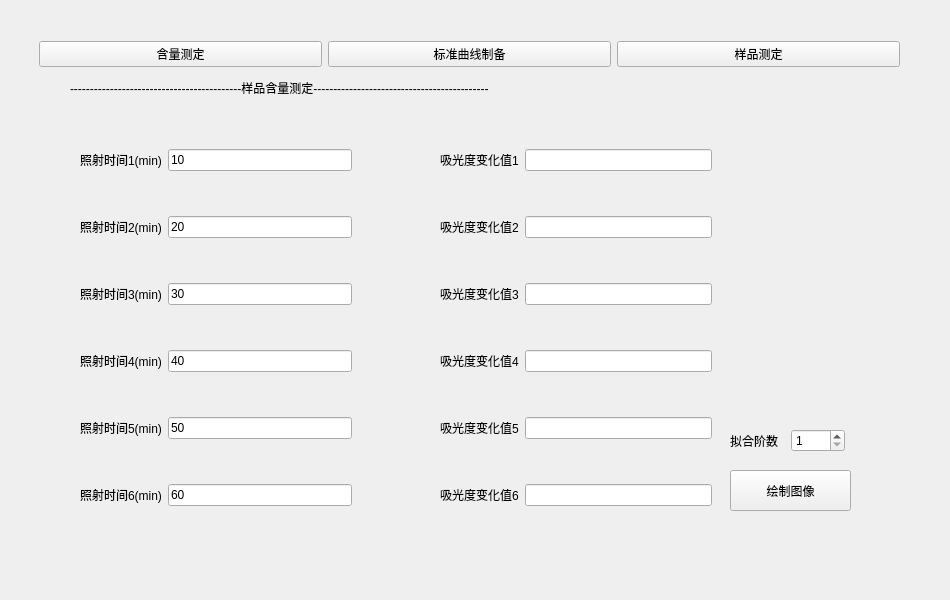
<?xml version="1.0" encoding="UTF-8"?>
<ui version="4.0">
 <class>Form</class>
 <widget class="QWidget" name="Form">
  <property name="geometry">
   <rect>
    <x>0</x>
    <y>0</y>
    <width>950</width>
    <height>600</height>
   </rect>
  </property>
  <property name="sizePolicy">
   <sizepolicy hsizetype="Fixed" vsizetype="Fixed">
    <horstretch>0</horstretch>
    <verstretch>0</verstretch>
   </sizepolicy>
  </property>
  <property name="minimumSize">
   <size>
    <width>950</width>
    <height>600</height>
   </size>
  </property>
  <property name="maximumSize">
   <size>
    <width>950</width>
    <height>600</height>
   </size>
  </property>
  <property name="windowTitle">
   <string>Form</string>
  </property>
  <widget class="QWidget" name="horizontalLayoutWidget">
   <property name="geometry">
    <rect>
     <x>39</x>
     <y>39</y>
     <width>861</width>
     <height>31</height>
    </rect>
   </property>
   <layout class="QHBoxLayout" name="horizontalLayout">
    <item>
     <widget class="QPushButton" name="pushButton">
      <property name="text">
       <string>含量测定</string>
      </property>
     </widget>
    </item>
    <item>
     <widget class="QPushButton" name="pushButton_2">
      <property name="text">
       <string>标准曲线制备</string>
      </property>
     </widget>
    </item>
    <item>
     <widget class="QPushButton" name="pushButton_3">
      <property name="text">
       <string>样品测定</string>
      </property>
     </widget>
    </item>
   </layout>
  </widget>
  <widget class="QStackedWidget" name="stackedWidget">
   <property name="geometry">
    <rect>
     <x>30</x>
     <y>100</y>
     <width>851</width>
     <height>481</height>
    </rect>
   </property>
   <property name="currentIndex">
    <number>2</number>
   </property>
   <widget class="QWidget" name="page">
    <widget class="QWidget" name="widget" native="true">
     <property name="geometry">
      <rect>
       <x>20</x>
       <y>10</y>
       <width>272</width>
       <height>441</height>
      </rect>
     </property>
     <layout class="QGridLayout" name="gridLayout">
      <item row="1" column="1">
       <widget class="QLineEdit" name="lineEdit1_2"/>
      </item>
      <item row="4" column="1">
       <widget class="QLineEdit" name="lineEdit1_5"/>
      </item>
      <item row="3" column="0">
       <widget class="QLabel" name="label_4">
        <property name="text">
         <string>吸光度4</string>
        </property>
       </widget>
      </item>
      <item row="4" column="0">
       <widget class="QLabel" name="label_5">
        <property name="text">
         <string>吸光度5</string>
        </property>
       </widget>
      </item>
      <item row="5" column="1">
       <widget class="QLineEdit" name="lineEdit1_6"/>
      </item>
      <item row="0" column="1">
       <widget class="QLineEdit" name="lineEdit1_1"/>
      </item>
      <item row="1" column="0">
       <widget class="QLabel" name="label_2">
        <property name="text">
         <string>吸光度2</string>
        </property>
       </widget>
      </item>
      <item row="2" column="0">
       <widget class="QLabel" name="label_3">
        <property name="text">
         <string>吸光度3</string>
        </property>
       </widget>
      </item>
      <item row="0" column="0">
       <widget class="QLabel" name="label">
        <property name="text">
         <string>吸光度1</string>
        </property>
       </widget>
      </item>
      <item row="2" column="1">
       <widget class="QLineEdit" name="lineEdit1_3"/>
      </item>
      <item row="3" column="1">
       <widget class="QLineEdit" name="lineEdit1_4"/>
      </item>
      <item row="5" column="0">
       <widget class="QLabel" name="label_6">
        <property name="text">
         <string>平均吸光度</string>
        </property>
       </widget>
      </item>
     </layout>
    </widget>
    <widget class="QWidget" name="widget_2" native="true">
     <property name="geometry">
      <rect>
       <x>390</x>
       <y>10</y>
       <width>272</width>
       <height>441</height>
      </rect>
     </property>
     <property name="styleSheet">
      <string notr="true"/>
     </property>
     <layout class="QGridLayout" name="gridLayout_3">
      <item row="4" column="1">
       <widget class="QLineEdit" name="lineEdit1_11"/>
      </item>
      <item row="4" column="0">
       <widget class="QLabel" name="label_8">
        <property name="text">
         <string>含量5(mg/L)</string>
        </property>
       </widget>
      </item>
      <item row="5" column="0">
       <widget class="QLabel" name="label_22">
        <property name="text">
         <string>平均含量(mg/L)</string>
        </property>
       </widget>
      </item>
      <item row="3" column="0">
       <widget class="QLabel" name="label_7">
        <property name="text">
         <string>含量4(mg/L)</string>
        </property>
       </widget>
      </item>
      <item row="2" column="0">
       <widget class="QLabel" name="label_10">
        <property name="text">
         <string>含量3(mg/L)</string>
        </property>
       </widget>
      </item>
      <item row="2" column="1">
       <widget class="QLineEdit" name="lineEdit1_9"/>
      </item>
      <item row="0" column="0">
       <widget class="QLabel" name="label_21">
        <property name="text">
         <string>含量1(mg/L)</string>
        </property>
       </widget>
      </item>
      <item row="3" column="1">
       <widget class="QLineEdit" name="lineEdit1_10"/>
      </item>
      <item row="5" column="1">
       <widget class="QLineEdit" name="lineEdit1_12"/>
      </item>
      <item row="1" column="0">
       <widget class="QLabel" name="label_9">
        <property name="text">
         <string>含量2(mg/L)</string>
        </property>
       </widget>
      </item>
      <item row="1" column="1">
       <widget class="QLineEdit" name="lineEdit1_8"/>
      </item>
      <item row="0" column="1">
       <widget class="QLineEdit" name="lineEdit1_7"/>
      </item>
     </layout>
    </widget>
    <widget class="QLabel" name="label_48">
     <property name="geometry">
      <rect>
       <x>20</x>
       <y>460</y>
       <width>521</width>
       <height>16</height>
      </rect>
     </property>
     <property name="text">
      <string>提示：含量计算方程 Y(吸光值)=0.0275X(mg/L)+0.0025, 数据不够不用输入</string>
     </property>
    </widget>
    <widget class="QPushButton" name="pushButton_4">
     <property name="geometry">
      <rect>
       <x>690</x>
       <y>370</y>
       <width>121</width>
       <height>41</height>
      </rect>
     </property>
     <property name="text">
      <string>处理数据</string>
     </property>
    </widget>
   </widget>
   <widget class="QWidget" name="page_2">
    <widget class="QWidget" name="widget_3" native="true">
     <property name="geometry">
      <rect>
       <x>50</x>
       <y>10</y>
       <width>311</width>
       <height>441</height>
      </rect>
     </property>
     <layout class="QGridLayout" name="gridLayout_4">
      <item row="4" column="0">
       <widget class="QLabel" name="label_25">
        <property name="text">
         <string>DPA浓度5(mol/L)</string>
        </property>
       </widget>
      </item>
      <item row="3" column="1">
       <widget class="QLineEdit" name="lineEdit2_4">
        <property name="text">
         <string>0.0001</string>
        </property>
       </widget>
      </item>
      <item row="1" column="1">
       <widget class="QLineEdit" name="lineEdit2_2">
        <property name="text">
         <string>0.000025</string>
        </property>
       </widget>
      </item>
      <item row="5" column="1">
       <widget class="QLineEdit" name="lineEdit2_6">
        <property name="text">
         <string>0.0004</string>
        </property>
       </widget>
      </item>
      <item row="2" column="0">
       <widget class="QLabel" name="label_27">
        <property name="text">
         <string>DPA浓度3(mol/L)</string>
        </property>
       </widget>
      </item>
      <item row="0" column="1">
       <widget class="QLineEdit" name="lineEdit2_1">
        <property name="text">
         <string>0.0000125</string>
        </property>
       </widget>
      </item>
      <item row="4" column="1">
       <widget class="QLineEdit" name="lineEdit2_5">
        <property name="text">
         <string>0.0002</string>
        </property>
       </widget>
      </item>
      <item row="1" column="0">
       <widget class="QLabel" name="label_26">
        <property name="text">
         <string>DPA浓度2(mol/L)</string>
        </property>
       </widget>
      </item>
      <item row="2" column="1">
       <widget class="QLineEdit" name="lineEdit2_3">
        <property name="text">
         <string>0.00005</string>
        </property>
       </widget>
      </item>
      <item row="5" column="0">
       <widget class="QLabel" name="label_29">
        <property name="text">
         <string>DPA浓度6(mol/L)</string>
        </property>
       </widget>
      </item>
      <item row="0" column="0">
       <widget class="QLabel" name="label_28">
        <property name="text">
         <string>DPA浓度1(mol/L)</string>
        </property>
       </widget>
      </item>
      <item row="3" column="0">
       <widget class="QLabel" name="label_24">
        <property name="text">
         <string>DPA浓度4(mol/L)</string>
        </property>
       </widget>
      </item>
     </layout>
    </widget>
    <widget class="QWidget" name="widget_4" native="true">
     <property name="geometry">
      <rect>
       <x>420</x>
       <y>10</y>
       <width>272</width>
       <height>441</height>
      </rect>
     </property>
     <layout class="QGridLayout" name="gridLayout_5">
      <item row="1" column="1">
       <widget class="QLineEdit" name="lineEdit2_8"/>
      </item>
      <item row="4" column="1">
       <widget class="QLineEdit" name="lineEdit2_11"/>
      </item>
      <item row="3" column="0">
       <widget class="QLabel" name="label_30">
        <property name="text">
         <string>吸光度4</string>
        </property>
       </widget>
      </item>
      <item row="4" column="0">
       <widget class="QLabel" name="label_31">
        <property name="text">
         <string>吸光度5</string>
        </property>
       </widget>
      </item>
      <item row="5" column="1">
       <widget class="QLineEdit" name="lineEdit2_12"/>
      </item>
      <item row="0" column="1">
       <widget class="QLineEdit" name="lineEdit2_7"/>
      </item>
      <item row="1" column="0">
       <widget class="QLabel" name="label_32">
        <property name="text">
         <string>吸光度2</string>
        </property>
       </widget>
      </item>
      <item row="2" column="0">
       <widget class="QLabel" name="label_33">
        <property name="text">
         <string>吸光度3</string>
        </property>
       </widget>
      </item>
      <item row="0" column="0">
       <widget class="QLabel" name="label_34">
        <property name="text">
         <string>吸光度1</string>
        </property>
       </widget>
      </item>
      <item row="2" column="1">
       <widget class="QLineEdit" name="lineEdit2_9"/>
      </item>
      <item row="3" column="1">
       <widget class="QLineEdit" name="lineEdit2_10"/>
      </item>
      <item row="5" column="0">
       <widget class="QLabel" name="label_35">
        <property name="text">
         <string>吸光度6</string>
        </property>
       </widget>
      </item>
     </layout>
    </widget>
    <widget class="QPushButton" name="pushButton_5">
     <property name="geometry">
      <rect>
       <x>700</x>
       <y>370</y>
       <width>131</width>
       <height>41</height>
      </rect>
     </property>
     <property name="text">
      <string>生成标准曲线</string>
     </property>
    </widget>
   </widget>
   <widget class="QWidget" name="page_3">
    <widget class="QWidget" name="widget_5" native="true">
     <property name="geometry">
      <rect>
       <x>50</x>
       <y>10</y>
       <width>272</width>
       <height>441</height>
      </rect>
     </property>
     <layout class="QGridLayout" name="gridLayout_6">
      <item row="1" column="1">
       <widget class="QLineEdit" name="lineEdit3_2">
        <property name="text">
         <string>20</string>
        </property>
       </widget>
      </item>
      <item row="4" column="1">
       <widget class="QLineEdit" name="lineEdit3_5">
        <property name="text">
         <string>50</string>
        </property>
       </widget>
      </item>
      <item row="3" column="0">
       <widget class="QLabel" name="label_36">
        <property name="text">
         <string>照射时间4(min)</string>
        </property>
       </widget>
      </item>
      <item row="4" column="0">
       <widget class="QLabel" name="label_37">
        <property name="text">
         <string>照射时间5(min)</string>
        </property>
       </widget>
      </item>
      <item row="5" column="1">
       <widget class="QLineEdit" name="lineEdit3_6">
        <property name="text">
         <string>60</string>
        </property>
       </widget>
      </item>
      <item row="0" column="1">
       <widget class="QLineEdit" name="lineEdit3_1">
        <property name="text">
         <string>10</string>
        </property>
       </widget>
      </item>
      <item row="1" column="0">
       <widget class="QLabel" name="label_38">
        <property name="text">
         <string>照射时间2(min)</string>
        </property>
       </widget>
      </item>
      <item row="2" column="0">
       <widget class="QLabel" name="label_39">
        <property name="text">
         <string>照射时间3(min)</string>
        </property>
       </widget>
      </item>
      <item row="0" column="0">
       <widget class="QLabel" name="label_40">
        <property name="text">
         <string>照射时间1(min)</string>
        </property>
       </widget>
      </item>
      <item row="2" column="1">
       <widget class="QLineEdit" name="lineEdit3_3">
        <property name="text">
         <string>30</string>
        </property>
       </widget>
      </item>
      <item row="3" column="1">
       <widget class="QLineEdit" name="lineEdit3_4">
        <property name="text">
         <string>40</string>
        </property>
       </widget>
      </item>
      <item row="5" column="0">
       <widget class="QLabel" name="label_41">
        <property name="text">
         <string>照射时间6(min)</string>
        </property>
       </widget>
      </item>
     </layout>
    </widget>
    <widget class="QWidget" name="widget_6" native="true">
     <property name="geometry">
      <rect>
       <x>410</x>
       <y>10</y>
       <width>272</width>
       <height>441</height>
      </rect>
     </property>
     <layout class="QGridLayout" name="gridLayout_7">
      <item row="1" column="1">
       <widget class="QLineEdit" name="lineEdit3_8"/>
      </item>
      <item row="4" column="1">
       <widget class="QLineEdit" name="lineEdit3_11"/>
      </item>
      <item row="3" column="0">
       <widget class="QLabel" name="label_42">
        <property name="text">
         <string>吸光度变化值4</string>
        </property>
       </widget>
      </item>
      <item row="4" column="0">
       <widget class="QLabel" name="label_43">
        <property name="text">
         <string>吸光度变化值5</string>
        </property>
       </widget>
      </item>
      <item row="5" column="1">
       <widget class="QLineEdit" name="lineEdit3_12"/>
      </item>
      <item row="0" column="1">
       <widget class="QLineEdit" name="lineEdit3_7"/>
      </item>
      <item row="1" column="0">
       <widget class="QLabel" name="label_44">
        <property name="text">
         <string>吸光度变化值2</string>
        </property>
       </widget>
      </item>
      <item row="2" column="0">
       <widget class="QLabel" name="label_45">
        <property name="text">
         <string>吸光度变化值3</string>
        </property>
       </widget>
      </item>
      <item row="0" column="0">
       <widget class="QLabel" name="label_46">
        <property name="text">
         <string>吸光度变化值1</string>
        </property>
       </widget>
      </item>
      <item row="2" column="1">
       <widget class="QLineEdit" name="lineEdit3_9"/>
      </item>
      <item row="3" column="1">
       <widget class="QLineEdit" name="lineEdit3_10"/>
      </item>
      <item row="5" column="0">
       <widget class="QLabel" name="label_47">
        <property name="text">
         <string>吸光度变化值6</string>
        </property>
       </widget>
      </item>
     </layout>
    </widget>
    <widget class="QPushButton" name="pushButton_6">
     <property name="geometry">
      <rect>
       <x>700</x>
       <y>370</y>
       <width>121</width>
       <height>41</height>
      </rect>
     </property>
     <property name="text">
      <string>绘制图像</string>
     </property>
    </widget>
    <widget class="QWidget" name="horizontalLayoutWidget_2">
     <property name="geometry">
      <rect>
       <x>700</x>
       <y>320</y>
       <width>115</width>
       <height>41</height>
      </rect>
     </property>
     <layout class="QHBoxLayout" name="horizontalLayout_2">
      <item>
       <widget class="QLabel" name="label_11">
        <property name="text">
         <string>拟合阶数</string>
        </property>
       </widget>
      </item>
      <item>
       <widget class="QSpinBox" name="spinBox">
        <property name="minimum">
         <number>1</number>
        </property>
        <property name="maximum">
         <number>8</number>
        </property>
       </widget>
      </item>
     </layout>
    </widget>
   </widget>
  </widget>
  <widget class="QLabel" name="label_index">
   <property name="geometry">
    <rect>
     <x>70</x>
     <y>80</y>
     <width>801</width>
     <height>16</height>
    </rect>
   </property>
   <property name="text">
    <string>-------------------------------------------样品含量测定--------------------------------------------</string>
   </property>
  </widget>
 </widget>
 <tabstops>
  <tabstop>lineEdit1_1</tabstop>
  <tabstop>lineEdit1_2</tabstop>
  <tabstop>lineEdit1_3</tabstop>
  <tabstop>lineEdit1_4</tabstop>
  <tabstop>lineEdit1_5</tabstop>
  <tabstop>lineEdit1_7</tabstop>
  <tabstop>lineEdit1_8</tabstop>
  <tabstop>lineEdit1_9</tabstop>
  <tabstop>lineEdit1_10</tabstop>
  <tabstop>lineEdit1_11</tabstop>
  <tabstop>lineEdit2_1</tabstop>
  <tabstop>lineEdit2_2</tabstop>
  <tabstop>lineEdit2_3</tabstop>
  <tabstop>lineEdit2_4</tabstop>
  <tabstop>lineEdit2_5</tabstop>
  <tabstop>lineEdit2_6</tabstop>
  <tabstop>lineEdit2_7</tabstop>
  <tabstop>lineEdit2_8</tabstop>
  <tabstop>lineEdit2_9</tabstop>
  <tabstop>lineEdit2_10</tabstop>
  <tabstop>lineEdit2_11</tabstop>
  <tabstop>lineEdit2_12</tabstop>
  <tabstop>lineEdit3_1</tabstop>
  <tabstop>lineEdit3_2</tabstop>
  <tabstop>lineEdit3_3</tabstop>
  <tabstop>lineEdit3_4</tabstop>
  <tabstop>lineEdit3_5</tabstop>
  <tabstop>lineEdit3_6</tabstop>
  <tabstop>lineEdit3_7</tabstop>
  <tabstop>lineEdit3_8</tabstop>
  <tabstop>lineEdit3_9</tabstop>
  <tabstop>lineEdit3_10</tabstop>
  <tabstop>lineEdit3_11</tabstop>
  <tabstop>lineEdit3_12</tabstop>
  <tabstop>spinBox</tabstop>
  <tabstop>lineEdit1_12</tabstop>
  <tabstop>lineEdit1_6</tabstop>
  <tabstop>pushButton</tabstop>
  <tabstop>pushButton_5</tabstop>
  <tabstop>pushButton_3</tabstop>
  <tabstop>pushButton_6</tabstop>
  <tabstop>pushButton_4</tabstop>
  <tabstop>pushButton_2</tabstop>
 </tabstops>
 <resources/>
 <connections>
  <connection>
   <sender>pushButton</sender>
   <signal>clicked()</signal>
   <receiver>Form</receiver>
   <slot>set_index0()</slot>
   <hints>
    <hint type="sourcelabel">
     <x>169</x>
     <y>55</y>
    </hint>
    <hint type="destinationlabel">
     <x>-54</x>
     <y>110</y>
    </hint>
   </hints>
  </connection>
  <connection>
   <sender>pushButton_2</sender>
   <signal>clicked()</signal>
   <receiver>Form</receiver>
   <slot>set_index1()</slot>
   <hints>
    <hint type="sourcelabel">
     <x>485</x>
     <y>50</y>
    </hint>
    <hint type="destinationlabel">
     <x>-68</x>
     <y>134</y>
    </hint>
   </hints>
  </connection>
  <connection>
   <sender>pushButton_3</sender>
   <signal>clicked()</signal>
   <receiver>Form</receiver>
   <slot>set_index2()</slot>
   <hints>
    <hint type="sourcelabel">
     <x>702</x>
     <y>62</y>
    </hint>
    <hint type="destinationlabel">
     <x>-82</x>
     <y>175</y>
    </hint>
   </hints>
  </connection>
  <connection>
   <sender>pushButton_4</sender>
   <signal>clicked()</signal>
   <receiver>Form</receiver>
   <slot>pg1_data()</slot>
   <hints>
    <hint type="sourcelabel">
     <x>824</x>
     <y>482</y>
    </hint>
    <hint type="destinationlabel">
     <x>-82</x>
     <y>548</y>
    </hint>
   </hints>
  </connection>
  <connection>
   <sender>pushButton_5</sender>
   <signal>clicked()</signal>
   <receiver>Form</receiver>
   <slot>pg2_data()</slot>
   <hints>
    <hint type="sourcelabel">
     <x>790</x>
     <y>491</y>
    </hint>
    <hint type="destinationlabel">
     <x>-73</x>
     <y>535</y>
    </hint>
   </hints>
  </connection>
  <connection>
   <sender>pushButton_6</sender>
   <signal>clicked()</signal>
   <receiver>Form</receiver>
   <slot>pg3_data()</slot>
   <hints>
    <hint type="sourcelabel">
     <x>765</x>
     <y>490</y>
    </hint>
    <hint type="destinationlabel">
     <x>1097</x>
     <y>519</y>
    </hint>
   </hints>
  </connection>
 </connections>
 <slots>
  <slot>set_index0()</slot>
  <slot>set_index1()</slot>
  <slot>set_index2()</slot>
  <slot>pg1_data()</slot>
  <slot>pg2_data()</slot>
  <slot>pg3_data()</slot>
 </slots>
</ui>
